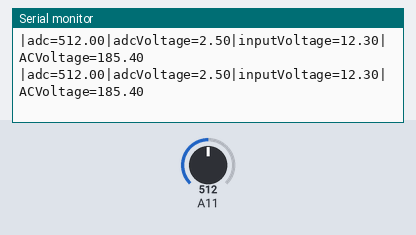
This sketch was run on a simulated Arduino Mega 2560, built with avr-gcc and run on an emulated ATmega2560. On the bench: the last lines printed to the serial monitor. Inputs (shaded band) come from the test bench; at power-on: A11 = 512.

Above: at 1.2 s.
1.3 s: A11 set to 30
At 1.33 s:
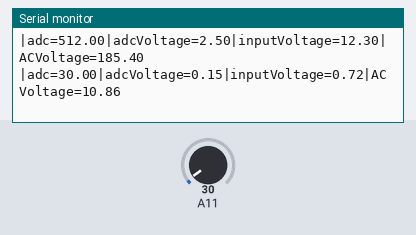
4.3 s: A11 set to 24
At 4.4 s:
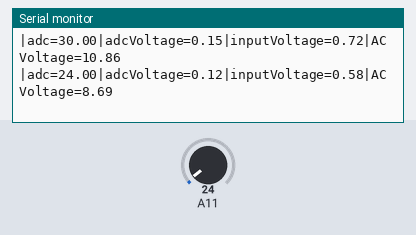
Timing chart, 0 to 7.3 s (numbered marks = the images above; inputs shaded):
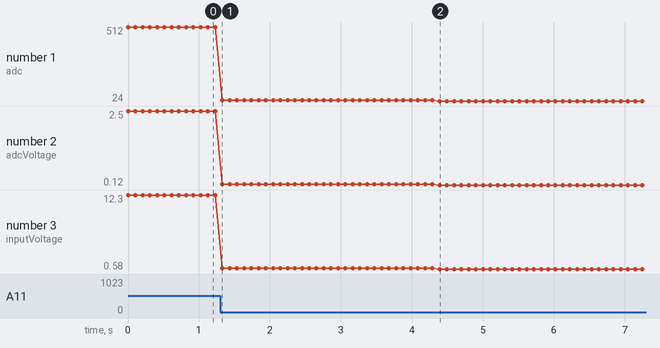

The sketch:

VoltageMeasure1.0.ino
```cpp
//-------------------------------------------------------------------------------------------------------------------------------------------------------------------//
//-------------------------------                                     Voltage Sensor Measure Module                                      ----------------------------//
//-------------------------------------------------------------------------------------------------------------------------------------------------------------------//

float R1 = 47.0;                                                                    // Value resistor 1 in voltage divider circuit
float R2 = 12.0;                                                                    // Value resistor 2 in voltage divider circuit
float ACVoltageRefference = 220.0;                                                  // AC Voltage refference for data measurement
float inputVoltageRefference = 14.6;                                                // Input Voltage refference for data measurement (voltage output from diode bridge)
//float constantaCall = 0.9121;

void setup() {
    Serial.begin(9600);                                                             // Serial initialization
}

void loop() {
    float adc = analogRead(A11);                                                     // Read adc
    float voltage = (adc * 5.0) / 1023.0;                                           // Formula read voltage from adc (voltage = adc * Vreff/1023)
    float inputVoltage = voltage * (R1+R2)/R2;                                      // Voltage divider fromula (Vout = R2/(R1+R2)*Vin)
    float ACVoltage = inputVoltage * (ACVoltageRefference/inputVoltageRefference);  // Formula comparison to measure AC Voltage (AC Voltage = ACVoltage/InputVoltage)

    // Serial print all value measurement
    Serial.print("|adc=");Serial.print(adc);
    Serial.print("|adcVoltage=");Serial.print(voltage);
    Serial.print("|inputVoltage=");Serial.print(inputVoltage);
    Serial.print("|ACVoltage=");Serial.println(ACVoltage);
    delay(100);
}
```

Measured:
- after the input at 1.3 s, the serial monitor: prints a new line at once (image 1)
- after the input at 4.3 s, the serial monitor: prints a new line after 0.09 s (image 2)
- plotted number 1: 512 → 30 after the input at 1.3 s, 30 → 24 after the input at 4.3 s
- plotted number 2: 2.5 → 0.15 after the input at 1.3 s, 0.15 → 0.12 after the input at 4.3 s
- plotted number 3: 12.3 → 0.72 after the input at 1.3 s, 0.72 → 0.58 after the input at 4.3 s
